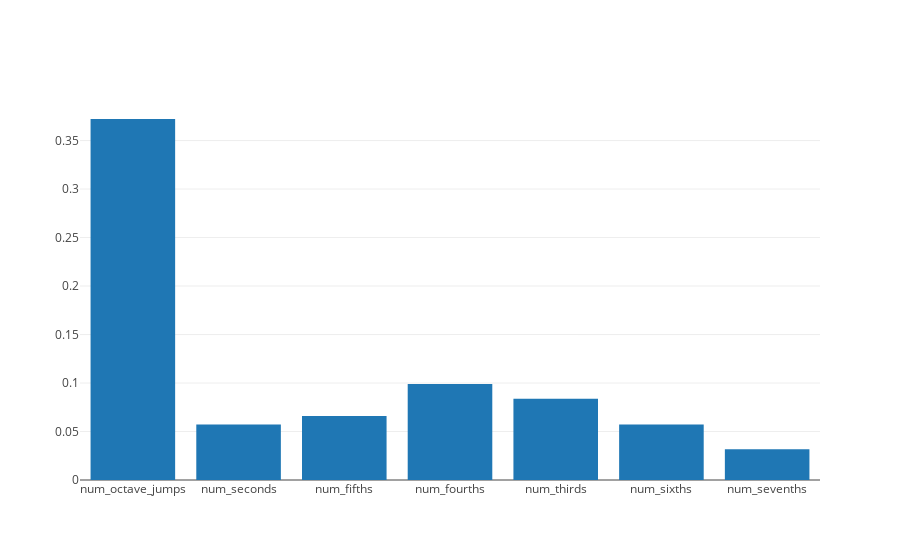

The code cell stored with this chart in its notebook:
### Code cell
evaluator.evaluate_melody(markov_melody)
interval_stats = evaluator.eval_stats['interval_stats']
data = [go.Bar(x=[key for key in interval_stats.keys()], y=[val for val in interval_stats.values()])]
iplot(go.Figure(data=data), filename='test.png')

### Figure 1 — Plotly figure (JSON) as saved in the notebook; plotly's stock layout.template omitted (floating-point values rounded to 4 significant figures)
{"data": [{"type": "bar", "x": ["num_octave_jumps", "num_seconds", "num_fifths", "num_fourths", "num_thirds", "num_sixths", "num_sevenths"], "y": [0.3722, 0.05722, 0.06611, 0.09889, 0.08389, 0.05722, 0.03167]}], "layout": {}}
